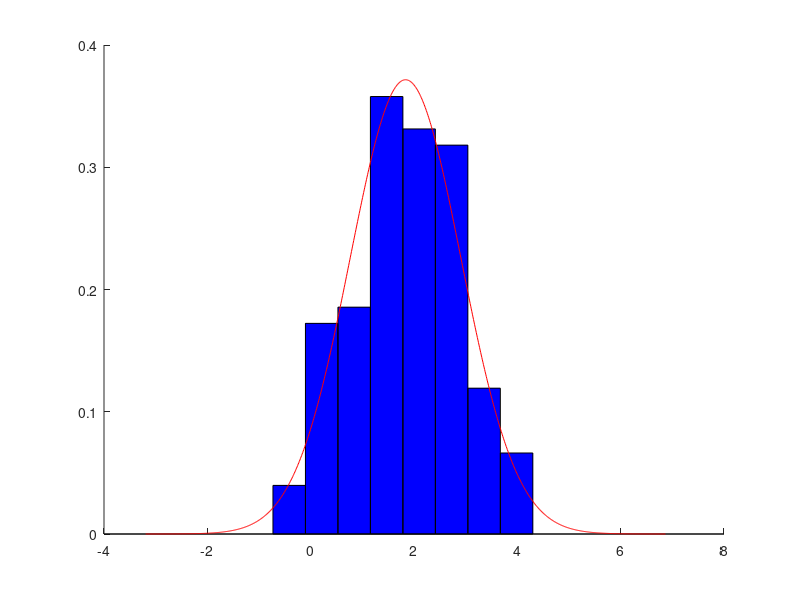
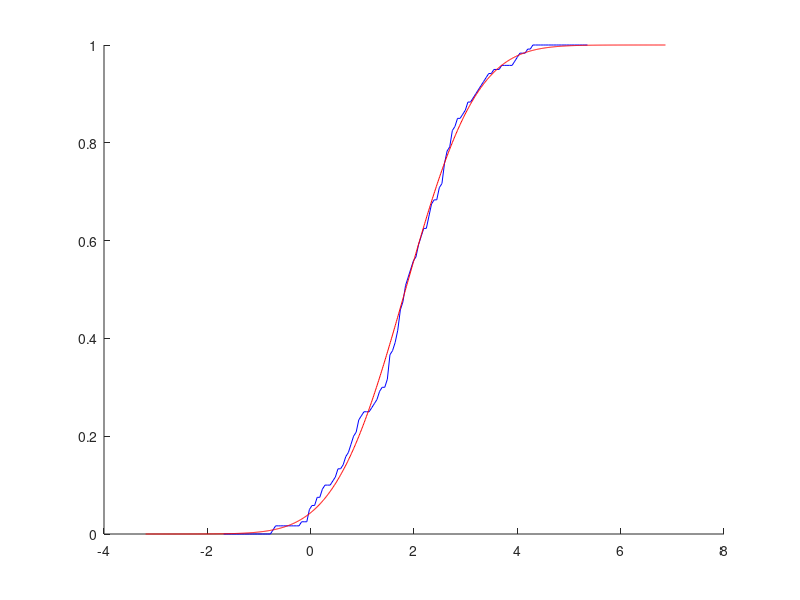

Recreate these plots in MATLAB, in order.
close all;
x = csvread('X.csv');

M_min = min(x);
M_max = max(x);
R = range(x);
mu = mean(x);
S2 = var(x);
S = sqrt(S2);
n = length(x);
m = floor(log2(n)) + 2;

fprintf('M_min = %.2f\n', M_min);
fprintf('M_max = %.2f\n', M_max);
fprintf('Range = %.2f\n', R);
fprintf('mu ^(MX) = %.2f\n', mu);
fprintf('S2 ^(DX) = %.2f\n', S2);

[y1, x1] = hist(x, m);

% Нормирование
y1 = y1 / (sum(y1) * (x1(2) - x1(1))); 

step = S/100;
xnorm = (mu - R) : step : (mu + R);

% Функция плотности вероятности нормального распределения
ynormp = normpdf(xnorm, mu, S); 

figure
hold on;
bar(x1, y1, 1, 'b');
plot(xnorm, ynormp, 'r');
hold off;

% Функция распределения вероятностей нормального закона
ynormc = normcdf(xnorm, mu, S); 


xs = mu - .7 * R : R / 100 : mu + .7 * R;

figure
hold on;

% Эмпирическая функция распределения
plot(xs, arrayfun(@(X) sum(x < X)/n, xs), 'b');

% Функция распределения нормальной случайной величины с математическим ожиданием и дисперсией
plot(xnorm, ynormc, 'r'); 
hold off;

